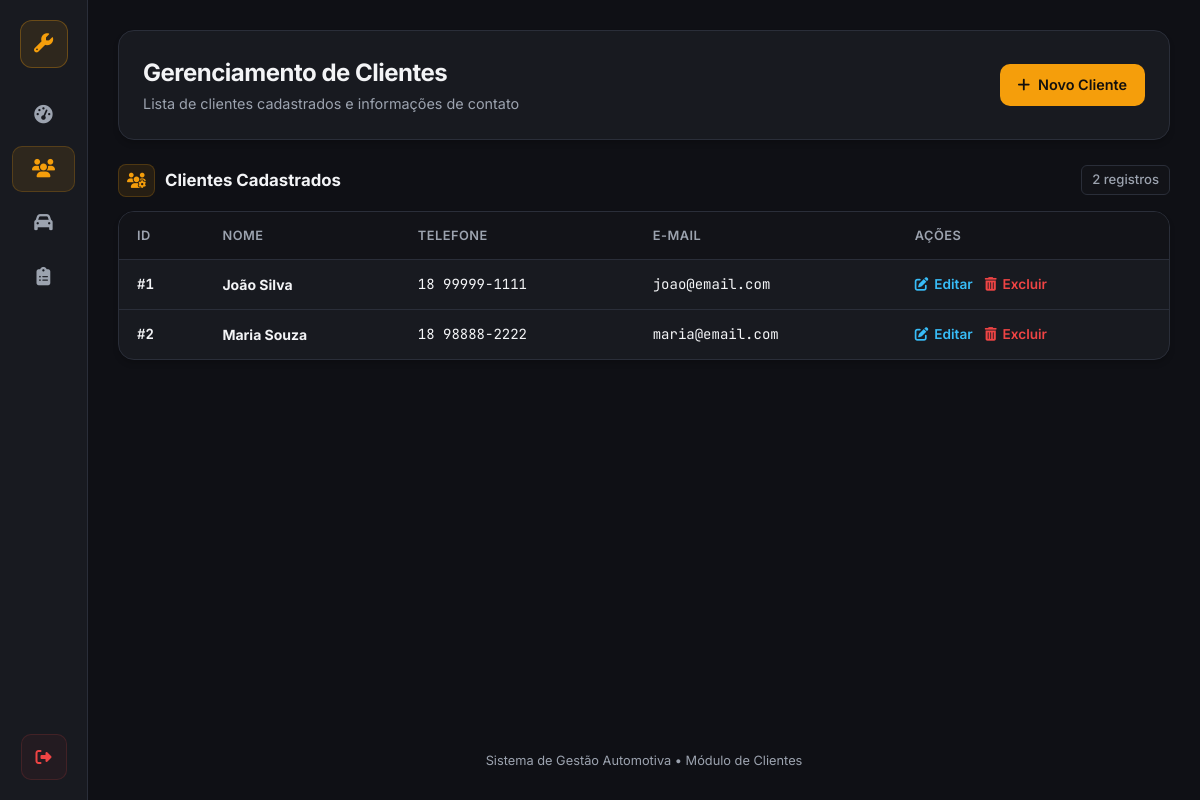
Before: /clientes/listar.php (signed in) with the older database file.
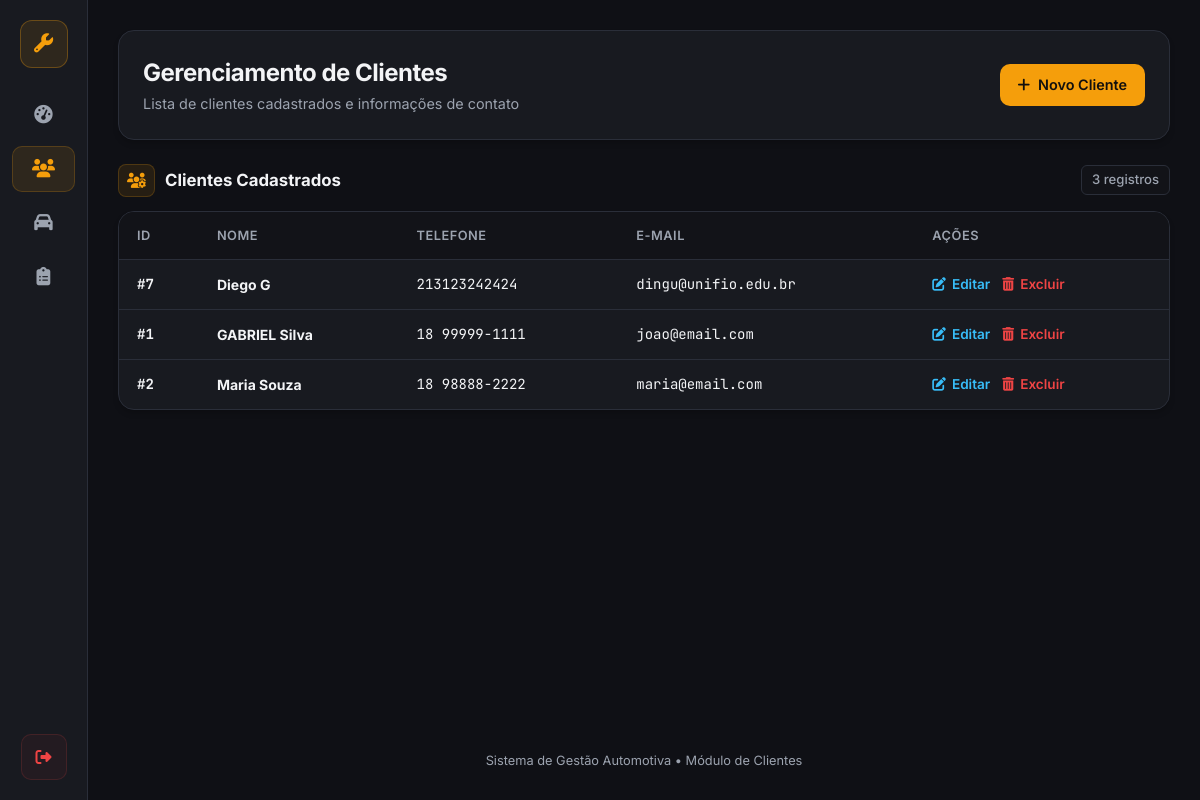
After: the same page with the newer database file.
### tables this page shows
CREATE TABLE `clientes` (
  `id` int(11) NOT NULL AUTO_INCREMENT,
  `nome` varchar(100) NOT NULL,
  `telefone` varchar(20) NOT NULL,
  `email` varchar(100) DEFAULT NULL,
  PRIMARY KEY (`id`)
);

### clientes/listar.php (the view, shortened to what this page needs)
<?php
require_once "../conexao.php";
$sql = "SELECT id, nome, telefone, email FROM clientes ORDER BY nome";
$clientes = $pdo->query($sql)->fetchAll(PDO::FETCH_ASSOC);
$totalClientes = count($clientes);
?>
<!DOCTYPE html>
<html lang="pt-br">
<head>
    <link rel="stylesheet" href="https://cdnjs.cloudflare.com/ajax/libs/font-awesome/6.5.1/css/all.min.css">
</head>
<body>
<div class="app">
    <aside class="rail">
        <a href="../index.php" class="rail-logo" title="Oficina Mecânica" aria-label="Oficina Mecânica"><i class="fa-solid fa-wrench"></i></a>
        <nav class="rail-nav" aria-label="Navegação principal">
            <a href="../index.php" title="Painel" aria-label="Painel"><i class="fa-solid fa-gauge-high"></i></a>
            <a href="listar.php" class="active" title="Clientes" aria-label="Clientes" aria-current="page"><i class="fa-solid fa-users"></i></a>
            <a href="../veiculos/listar.php" title="Veículos" aria-label="Veículos"><i class="fa-solid fa-car"></i></a>
            <a href="../ordens/listar.php" title="Ordens de Serviço" aria-label="Ordens de Serviço"><i class="fa-solid fa-clipboard-list"></i></a>
        </nav>
        <a href="../logout.php" class="rail-out" title="Sair do Sistema" aria-label="Sair"><i class="fa-solid fa-right-from-bracket"></i></a>
    </aside>
    <main class="main">
        <div class="head">
            <div>
                <h1>Gerenciamento de Clientes</h1>
                <p>Lista de clientes cadastrados e informações de contato</p>
            </div>
            <a href="cadastrar.php" class="btn-primary">
                <i class="fa-solid fa-plus"></i> Novo Cliente
            </a>
        </div>
        <section>
            <div class="sec-title">
                <i class="fa-solid fa-users-gear"></i> Clientes Cadastrados
                <span class="aux"><?= $totalClientes ?> registros</span>
            </div>
            <div class="box tbl-wrap">
                <table>
                    <thead>
                        <tr>
                            <th>ID</th>
                            <th>Nome</th>
                            <th>Telefone</th>
                            <th>E-mail</th>
                            <th>Ações</th>
                        </tr>
                    </thead>
                    <tbody>
                        <?php if (empty($clientes)): ?>
                            <tr><td colspan="5" class="vazio">Nenhum cliente cadastrado no momento.</td></tr>
                        <?php else: ?>
                            <?php foreach ($clientes as $c): ?>
                                <tr>
                                    <td class="mono"><b>#<?= (int)$c['id'] ?></b></td>
                                    <td><b><?= htmlspecialchars($c['nome']) ?></b></td>
                                    <td class="mono"><?= htmlspecialchars($c['telefone']) ?></td>
                                    <td class="mono"><?= htmlspecialchars($c['email']) ?></td>
                                    <td>
                                        <div class="actions-cell">
                                            <a href="editar.php?id=<?= $c['id'] ?>" class="action-link action-edit" title="Editar cliente">
                                                <i class="fa-solid fa-pen-to-square"></i> Editar
                                            </a>
                                            <a href="excluir.php?id=<?= $c['id'] ?>" class="action-link action-delete" onclick="return confirm('Tem certeza que deseja excluir este cliente?')" title="Excluir cliente">
                                                <i class="fa-solid fa-trash-can"></i> Excluir
                                            </a>
                                        </div>
                                    </td>
                                </tr>
                            <?php endforeach; ?>
                        <?php endif; ?>
                    </tbody>
                </table>
            </div>
        </section>
        <div class="foot">Sistema de Gestão Automotiva &bull; Módulo de Clientes</div>
    </main>
</div>
</body>
</html>

Changed rows visible on the page:
added clientes: id "7", nome "Diego G", telefone "213123242424", email "dingu@unifio.edu.br"
changed clientes "joao@email.com": nome "João Silva" → "GABRIEL Silva"
Other visible differences:
$totalClientes: "2" → "3"
